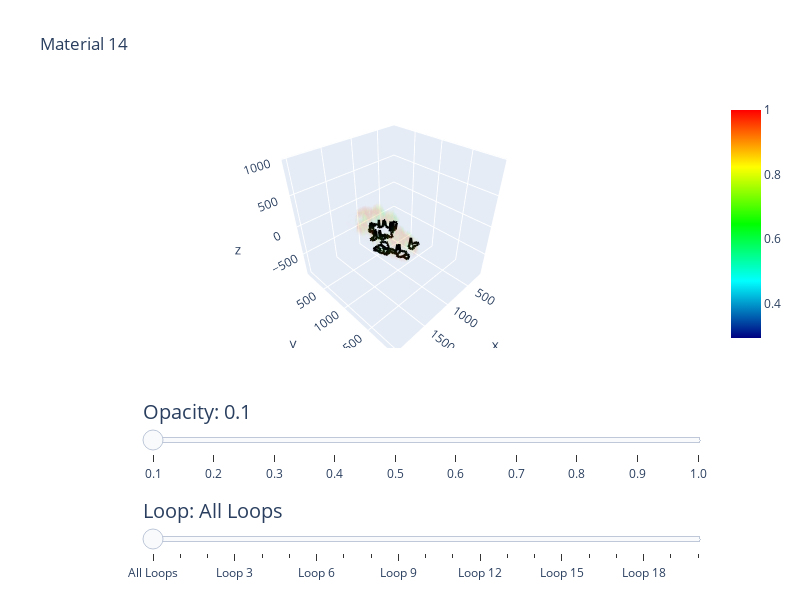

Notebook cell for this chart:
### Code cell
material = 14

generators_by_dimension = generator_indices_by_material_and_dimension[material]
vertices = [list(point.coord) for point in points_by_material[material]]
intensities = [point.values[material] for point in points_by_material[material]]
faces = [[point_index_in_material_group[v] for v in face] for face in faces_by_material[material]]

cycle_lengths = [len(loop) for loop in generators_by_dimension[1]]
total_num_edges = reduce(lambda x, y: x + y, cycle_lengths)

cycle_edge_index_range = []
accumulation = 0
for length in cycle_lengths:
    if length: 
        index_range = (accumulation, accumulation + length - 1)
    else:
        index_range = (-1, -1)
    cycle_edge_index_range.append(index_range)
    accumulation += length

x, y, z = zip(*vertices)
i, j, k = zip(*faces)

fig = go.Figure(data=[go.Mesh3d(x=x, y=y, z=z, i=i, j=j, k=k, intensity=intensities, colorscale=[[0, 'navy'], [0.25, 'cyan'], [0.5, 'lime'], [0.75, 'yellow'], [1, 'red']], opacity=0.01)])

sliders = [{
    'steps': [
        {
            'label': f'{opacity:.1f}',
            'method': 'restyle',
            'args': [{'opacity': opacity}, [0]]
        } for opacity in [i/10 for i in range(1, 11)]
    ],
    'currentvalue': {'prefix': 'Opacity: ', 'font': {'size': 20}},
    'pad': {'b': 10},
    'len': 0.9,
    'x': 0.1,
    'xanchor': 'left',
    'y': -0.1,  
    'yanchor': 'top'
},
{
    'active': 0,
    'currentvalue': {'prefix': 'Loop: ', 'font': {'size': 20}},
    'pad': {'b': 10},
    'len': 0.9,
    'x': 0.1,
    'xanchor': 'left',
    'y': -0.5, 
    'yanchor': 'top',
    'steps': [
        {
            'label': 'All Loops',
            'method': 'update',
            'args': [{'visible': [True] * (total_num_edges + 1)}]
        }
    ] + [
        {
            'label': f'Loop {i+1}',
            'method': 'update',
            'args': [{'visible': [True] + [cycle_edge_index_range[i][0] <= e <= cycle_edge_index_range[i][1] for e in range(total_num_edges)]}]
        } for i in range(len(generators_by_dimension[1]))
    ] + [
        {
            'label': 'No Loops',
            'method': 'update',
            'args': [{'visible': [True] + [False] * total_num_edges}]
        }
    ]
}
]

fig.update_layout(scene=dict(
    xaxis=dict(range=[x_middle - plot_radius, x_middle + plot_radius]),
    yaxis=dict(range=[y_middle - plot_radius, y_middle + plot_radius]),
    zaxis=dict(range=[z_middle - plot_radius, z_middle + plot_radius]),
    aspectmode='manual'),
    title_text=f"Material {material}",
    width=800,
    height=600,
    sliders=sliders
)

def plot_edge(fig, edge):
    edge = [list(point_list[endpoint].coord) for endpoint in edge]
    fig.add_trace(go.Scatter3d(
        x=[edge[0][0], edge[1][0], None], 
        y=[edge[0][1], edge[1][1], None], 
        z=[edge[0][2], edge[1][2], None],
        mode='lines',
        showlegend=False,
        line=dict(color='black', width=5),
        name="edges"
    ))

# display the edges of 1-cycles
# handles = [[[list(point_list[endpoint].coord) for endpoint in edge] for edge in loop ] for loop in generators_by_dimension[1]]
num_edges = 0
[[plot_edge(fig, edge) for edge in loop ] for loop in generators_by_dimension[1]]
fig.show()
